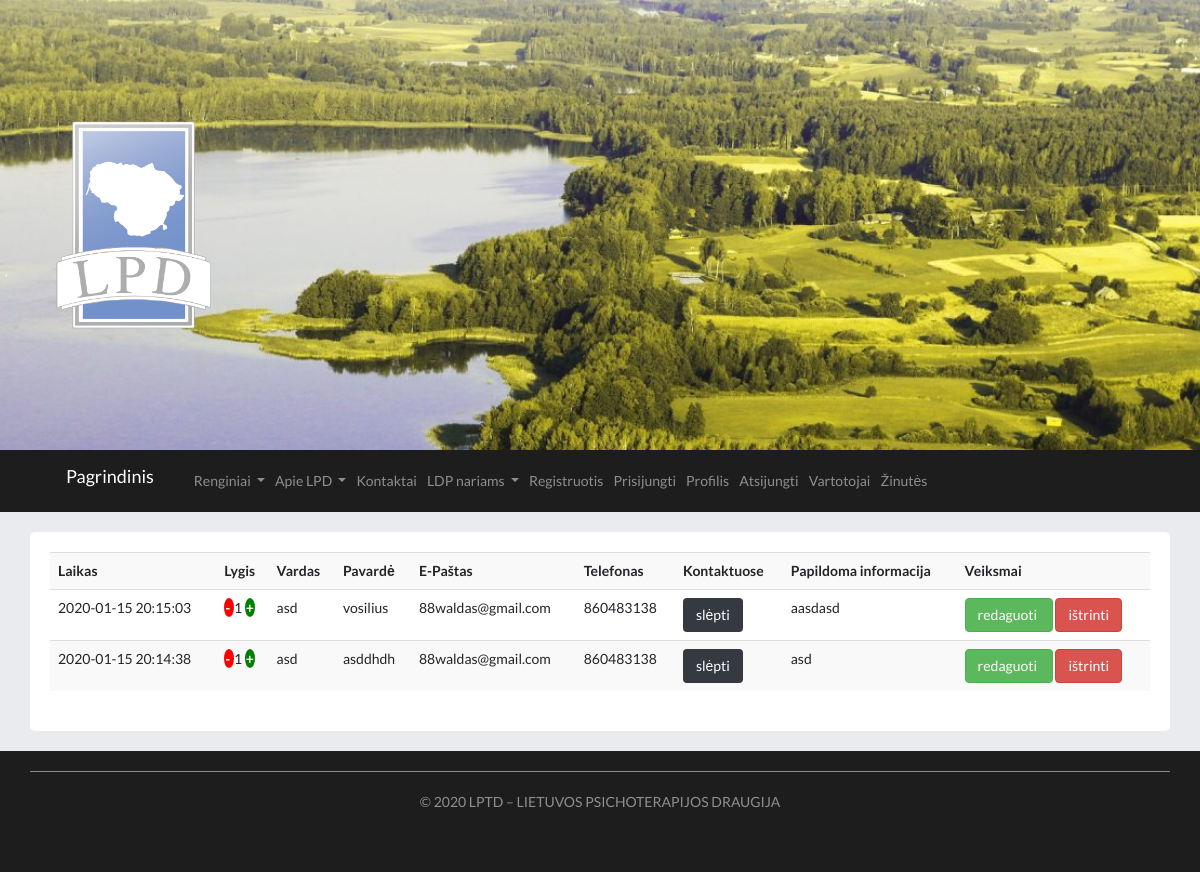
Screenshot of /vartotojai/ with the database file from the repository.
### main.py (models this page shows)
class User(db.Model):
	id = db.Column(db.Integer, primary_key=True)
	date_created = db.Column(db.DateTime, default=datetime.utcnow)
	name = db.Column(db.String(200), nullable=False)
	surname = db.Column(db.String(200), nullable=False)
	phone = db.Column(db.String(200), default="")
	email = db.Column(db.String(200), nullable=False)
	lvl = db.Column(db.Integer, default=0)
	password = db.Column(db.String(200), nullable=False)
	image = db.Column(db.String(300), default="")
	info = db.Column(db.String(1000), default="")
	info_en = db.Column(db.String(1000), default="")
	show = db.Column(db.String(10), default="False")
	confirmed = db.Column(db.String(10), default="False")

### main.py (the view)
@app.route("/vartotojai/", methods=["POST","GET"])
def control_users():
	users = reversed(User.query.order_by(User.date_created).all())
	return render_template("vartotojai.html", users=users)

### templates/vartotojai.html (shortened to what this page needs)
{% extends "base.html" %}
{% block page%}
	<div class = "row justify-content-lg-center">
		<div class = "col-lg-12 page">
		<table class="table table-striped">
			<tr>
				<th scope="col">Laikas</th>
				<th scope="col">Lygis</th>
				<th scope="col">Vardas</th>
				<th scope="col">Pavardė</th>
				<th scope="col">E-Paštas</th>
				<th scope="col">Telefonas</th>
				<th scope="col">Kontaktuose</th>
				<th scope="col">Papildoma informacija</th>
				<th scope="col">Veiksmai</th>
			</tr>
			{% for user in users %}
				<tr>
				{% set date = user.date_created.strftime('%Y-%m-%d %H:%M:%S') %}
					<td>{{date}}</td>
					<td>
						{% if user.confirmed == "True" and user.lvl > 0%}
							<a href="/down_user/{{user.id}}" class="mini_btn bg_red"> <b>-</b> </a>
						{% endif %}
							{{user.lvl}}
						{% if user.confirmed == "True" %}
							<a href="/up_user/{{user.id}}" class="mini_btn bg_green"> <b>+</b> </a>
						{% endif %}
					</td>
					<td>{{user.name}}</td>
					<td>{{user.surname}}</td>
					<td>{{user.email}}</td>
					<td>{{user.phone}}</td>
					<td>
						{% if user.confirmed == "True" %}
								{% if user.show == "False" %}
									<a href="/show_user/{{user.id}}" class="btn btn-warning"> rodyti </a>
								{% else %}
									<a href="/show_user/{{user.id}}" class="btn btn-dark"> slėpti </a>
								{% endif %}
						{% else %}
								<p> nepatvirtinta</p>
						{% endif %}
					</td>
					<td>{{user.info}}</td>
					<td>
						<a href="/edit_user/{{user.id}}" class="btn btn-success"> redaguoti </a>
						<a href="/delete_user/{{user.id}}" class="btn btn-danger"> ištrinti </a>
					</td>
				</tr>
			{% endfor %}
		</table>
		</div>
	</div>
{% endblock %}

### templates/base.html (shortened to what this page needs)
<!DOCTYPE html>
<html lang="en-US">
<head>
	<link href="https://stackpath.bootstrapcdn.com/bootstrap/4.4.1/css/bootstrap.min.css" rel="stylesheet">
	<link href="https://stackpath.bootstrapcdn.com/font-awesome/4.7.0/css/font-awesome.min.css" rel="stylesheet">
	<link href="//netdna.bootstrapcdn.com/bootstrap/3.2.0/css/bootstrap.min.css" rel="stylesheet" id="bootstrap-css">
	<link rel="stylesheet" href="../static/css/style.css">
</head>
<body>
<div class= "top-image" style="background-image: url(../static/img/cropped-1920.jpg);">
		<div class="container">
			<div class="blog-logoa">
				<a href="/" title="LPTD - Lietuvos Psichoterapijos Draugija" rel="home">
					<img src="../static/img/ICON-PNG.png" alt="LPTD - Lietuvos Psichoterapijos Draugija">
				</a>
			</div>
		</div>
</div>
<div class = " bg_dark ">
<div class = "container">
<nav class="navbar navbar-expand-lg navbar-dark bg_dark ">
  <a class="navbar-brand" href="/"> Pagrindinis</a>
  <div class="collapse navbar-collapse bg_dark" id="navbarNavDropdown">
    <ul class="navbar-nav">
      <li class="nav-item dropdown ">
        <a class="nav-link dropdown-toggle" href="#" id="navbarDropdownMenuLink" role="button" data-toggle="dropdown" aria-haspopup="true" aria-expanded="false">
          Renginiai
        </a>
      </li>
	  <li class="nav-item dropdown ">
        <a class="nav-link dropdown-toggle" href="#" id="navbarDropdownMenuLink" role="button" data-toggle="dropdown" aria-haspopup="true" aria-expanded="false">
          Apie LPD
        </a>
      </li>
	  <li class="nav-item">
        <a class="nav-link" href="/kontaktai/">Kontaktai</a>
      </li>
      <li class="nav-item dropdown ">
        <a class="nav-link dropdown-toggle" href="#" id="navbarDropdownMenuLink" role="button" data-toggle="dropdown" aria-haspopup="true" aria-expanded="false">
          LDP nariams
        </a>
      </li>
	  <li class="nav-item">
        <a class="nav-link" href="/registracija/">Registruotis</a>
      </li>
	  <li class="nav-item">
        <a class="nav-link" href="#">Prisijungti</a>
      </li>
	  <li class="nav-item">
        <a class="nav-link" href="#">Profilis</a>
      </li>
	  <li class="nav-item">
        <a class="nav-link" href="#">Atsijungti</a>
      </li>
	  <li class="nav-item">
        <a class="nav-link" href="/vartotojai/">Vartotojai</a>
      </li>
	  <li class="nav-item">
        <a class="nav-link" href="/sms/">Žinutės</a>
      </li>
    </ul>
  </div>
</nav>
</div>
</div>
<div class="container ">
{% block page%}{% endblock %}
</div>
<div class="bg_dark footer-copyright text-center footer">
	<div class="container">
			<p> © 2020 LPTD – <a href="/">LIETUVOS PSICHOTERAPIJOS DRAUGIJA</a>  </p>
	</div>
</div>
</body>
</html>

### static/css/style.css (style rules this page uses)
body { background-color: #e9ebee; font-family: 'Raleway', sans-serif; font-family: 'Lato', sans-serif; }
.navbar { margin-bottom:0px !important ; }
.page { padding: 20px; margin:20px auto; border-radius: 5px; background-color: white; }
.blog-logoa img { max-height: 250px; width: auto; max-width: 100%; height: auto; }
.top-image { bottom: 0px; padding: 100px 0; background: no-repeat center; background-size: cover; -moz-background-size: cover; -webkit-background-size: cover; }
.bg_dark { background-color:#1D1D1D; }
.bg_dark>a { color:rgba(255,255,255,0.5); padding:10px; }
.footer { color:rgba(255,255,255,0.5); padding:20px 0px 30px 0px; }
.footer a { color:rgba(255,255,255,0.5); text-decoration: none; }
.footer .container { border-top: 1px solid rgba(255,255,255,0.5); padding:20px 0px ; }
.bg_red { background-color: red; }
.bg_green { background-color: green; }
.mini_btn { padding:1px; border-radius: 50%; text-decoration: none; color:white; }

### rows the page displays
User: date_created "2020-01-15 20:15:03", lvl "1", name "asd", surname "vosilius", email "88waldas@gmail.com", phone "860483138", info "aasdasd"
User: date_created "2020-01-15 20:14:38", lvl "1", name "asd", surname "asddhdh", email "88waldas@gmail.com", phone "860483138", info "asd"
